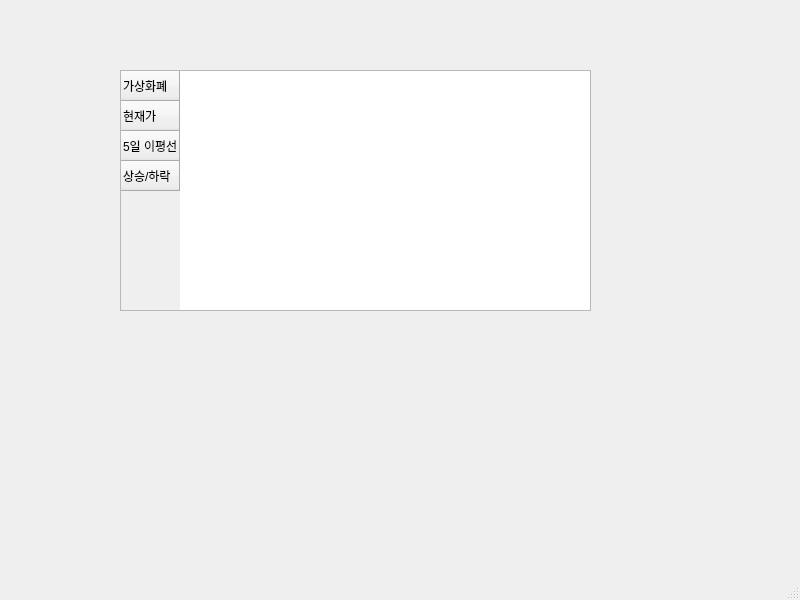
<?xml version="1.0" encoding="UTF-8"?>
<ui version="4.0">
 <class>MainWindow</class>
 <widget class="QMainWindow" name="MainWindow">
  <property name="geometry">
   <rect>
    <x>0</x>
    <y>0</y>
    <width>800</width>
    <height>600</height>
   </rect>
  </property>
  <property name="windowTitle">
   <string>MainWindow</string>
  </property>
  <widget class="QWidget" name="centralwidget">
   <widget class="QTableWidget" name="tableWidget">
    <property name="geometry">
     <rect>
      <x>120</x>
      <y>70</y>
      <width>471</width>
      <height>241</height>
     </rect>
    </property>
    <row>
     <property name="text">
      <string>가상화폐</string>
     </property>
    </row>
    <row>
     <property name="text">
      <string>현재가</string>
     </property>
    </row>
    <row>
     <property name="text">
      <string>5일 이평선</string>
     </property>
    </row>
    <row>
     <property name="text">
      <string>상승/하락</string>
     </property>
    </row>
   </widget>
  </widget>
  <widget class="QMenuBar" name="menubar">
   <property name="geometry">
    <rect>
     <x>0</x>
     <y>0</y>
     <width>800</width>
     <height>24</height>
    </rect>
   </property>
  </widget>
  <widget class="QStatusBar" name="statusbar"/>
 </widget>
 <resources/>
 <connections/>
</ui>
